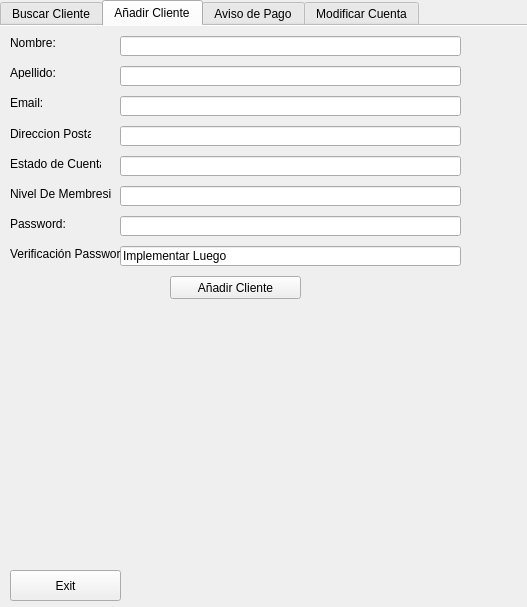
<?xml version="1.0" encoding="UTF-8"?>
<ui version="4.0">
 <class>EmployeePage</class>
 <widget class="QDialog" name="EmployeePage">
  <property name="geometry">
   <rect>
    <x>0</x>
    <y>0</y>
    <width>527</width>
    <height>607</height>
   </rect>
  </property>
  <property name="windowTitle">
   <string>Employee Page</string>
  </property>
  <widget class="QTabWidget" name="tabWidget">
   <property name="geometry">
    <rect>
     <x>0</x>
     <y>0</y>
     <width>531</width>
     <height>571</height>
    </rect>
   </property>
   <property name="currentIndex">
    <number>1</number>
   </property>
   <property name="documentMode">
    <bool>true</bool>
   </property>
   <property name="tabBarAutoHide">
    <bool>false</bool>
   </property>
   <widget class="QWidget" name="tabSearchClient">
    <attribute name="title">
     <string>Buscar Cliente</string>
    </attribute>
    <widget class="QLabel" name="label_2">
     <property name="geometry">
      <rect>
       <x>10</x>
       <y>60</y>
       <width>47</width>
       <height>13</height>
      </rect>
     </property>
     <property name="text">
      <string>Nombre:</string>
     </property>
    </widget>
    <widget class="QLabel" name="label_3">
     <property name="geometry">
      <rect>
       <x>10</x>
       <y>90</y>
       <width>47</width>
       <height>13</height>
      </rect>
     </property>
     <property name="text">
      <string>Apellido:</string>
     </property>
    </widget>
    <widget class="QLabel" name="label_4">
     <property name="geometry">
      <rect>
       <x>10</x>
       <y>30</y>
       <width>47</width>
       <height>13</height>
      </rect>
     </property>
     <property name="text">
      <string>Email:</string>
     </property>
    </widget>
    <widget class="QLabel" name="label_5">
     <property name="geometry">
      <rect>
       <x>10</x>
       <y>120</y>
       <width>81</width>
       <height>16</height>
      </rect>
     </property>
     <property name="text">
      <string>Direccion Postal:</string>
     </property>
    </widget>
    <widget class="QLineEdit" name="clientNameLine">
     <property name="geometry">
      <rect>
       <x>110</x>
       <y>60</y>
       <width>321</width>
       <height>20</height>
      </rect>
     </property>
     <property name="readOnly">
      <bool>true</bool>
     </property>
    </widget>
    <widget class="QLineEdit" name="clientLastNameLine">
     <property name="geometry">
      <rect>
       <x>110</x>
       <y>90</y>
       <width>321</width>
       <height>20</height>
      </rect>
     </property>
     <property name="readOnly">
      <bool>true</bool>
     </property>
    </widget>
    <widget class="QLineEdit" name="clientEmailLine">
     <property name="geometry">
      <rect>
       <x>110</x>
       <y>30</y>
       <width>321</width>
       <height>20</height>
      </rect>
     </property>
     <property name="readOnly">
      <bool>false</bool>
     </property>
    </widget>
    <widget class="QLineEdit" name="clientAddressLine">
     <property name="geometry">
      <rect>
       <x>110</x>
       <y>120</y>
       <width>321</width>
       <height>20</height>
      </rect>
     </property>
     <property name="readOnly">
      <bool>true</bool>
     </property>
    </widget>
    <widget class="QLineEdit" name="accStateLine">
     <property name="geometry">
      <rect>
       <x>110</x>
       <y>150</y>
       <width>321</width>
       <height>20</height>
      </rect>
     </property>
     <property name="readOnly">
      <bool>true</bool>
     </property>
    </widget>
    <widget class="QLabel" name="label_7">
     <property name="geometry">
      <rect>
       <x>10</x>
       <y>150</y>
       <width>101</width>
       <height>16</height>
      </rect>
     </property>
     <property name="text">
      <string>Estado de Cuenta:</string>
     </property>
    </widget>
    <widget class="QPushButton" name="search">
     <property name="geometry">
      <rect>
       <x>210</x>
       <y>230</y>
       <width>101</width>
       <height>23</height>
      </rect>
     </property>
     <property name="text">
      <string>Buscar Cliente</string>
     </property>
    </widget>
    <widget class="QLabel" name="label_9">
     <property name="geometry">
      <rect>
       <x>10</x>
       <y>180</y>
       <width>101</width>
       <height>16</height>
      </rect>
     </property>
     <property name="text">
      <string>Nivel de Membresía:</string>
     </property>
    </widget>
    <widget class="QLineEdit" name="memTierLine">
     <property name="geometry">
      <rect>
       <x>110</x>
       <y>180</y>
       <width>321</width>
       <height>20</height>
      </rect>
     </property>
     <property name="readOnly">
      <bool>true</bool>
     </property>
    </widget>
   </widget>
   <widget class="QWidget" name="tabAddClient">
    <attribute name="title">
     <string>Añadir Cliente</string>
    </attribute>
    <widget class="QLabel" name="LastNamLabelEmp">
     <property name="geometry">
      <rect>
       <x>10</x>
       <y>40</y>
       <width>47</width>
       <height>13</height>
      </rect>
     </property>
     <property name="text">
      <string>Apellido:</string>
     </property>
    </widget>
    <widget class="QLabel" name="NameLabelEmp">
     <property name="geometry">
      <rect>
       <x>10</x>
       <y>10</y>
       <width>47</width>
       <height>13</height>
      </rect>
     </property>
     <property name="text">
      <string>Nombre:</string>
     </property>
    </widget>
    <widget class="QLabel" name="AddressLabelEmp">
     <property name="geometry">
      <rect>
       <x>10</x>
       <y>100</y>
       <width>81</width>
       <height>16</height>
      </rect>
     </property>
     <property name="text">
      <string>Direccion Postal:</string>
     </property>
    </widget>
    <widget class="QLabel" name="AccStateLabelEmp">
     <property name="geometry">
      <rect>
       <x>10</x>
       <y>130</y>
       <width>91</width>
       <height>16</height>
      </rect>
     </property>
     <property name="text">
      <string>Estado de Cuenta:</string>
     </property>
    </widget>
    <widget class="QLineEdit" name="clientAccState">
     <property name="geometry">
      <rect>
       <x>120</x>
       <y>130</y>
       <width>341</width>
       <height>20</height>
      </rect>
     </property>
     <property name="readOnly">
      <bool>false</bool>
     </property>
    </widget>
    <widget class="QLineEdit" name="addClientAddress">
     <property name="geometry">
      <rect>
       <x>120</x>
       <y>100</y>
       <width>341</width>
       <height>20</height>
      </rect>
     </property>
     <property name="readOnly">
      <bool>false</bool>
     </property>
    </widget>
    <widget class="QLabel" name="EmailLabelEmp">
     <property name="geometry">
      <rect>
       <x>10</x>
       <y>70</y>
       <width>47</width>
       <height>13</height>
      </rect>
     </property>
     <property name="text">
      <string>Email:</string>
     </property>
    </widget>
    <widget class="QLineEdit" name="addClientName">
     <property name="geometry">
      <rect>
       <x>120</x>
       <y>10</y>
       <width>341</width>
       <height>20</height>
      </rect>
     </property>
     <property name="readOnly">
      <bool>false</bool>
     </property>
    </widget>
    <widget class="QLineEdit" name="addClientEmail">
     <property name="geometry">
      <rect>
       <x>120</x>
       <y>70</y>
       <width>341</width>
       <height>20</height>
      </rect>
     </property>
     <property name="readOnly">
      <bool>false</bool>
     </property>
    </widget>
    <widget class="QLineEdit" name="addClientLastName">
     <property name="geometry">
      <rect>
       <x>120</x>
       <y>40</y>
       <width>341</width>
       <height>20</height>
      </rect>
     </property>
     <property name="readOnly">
      <bool>false</bool>
     </property>
    </widget>
    <widget class="QPushButton" name="addClientButton">
     <property name="geometry">
      <rect>
       <x>170</x>
       <y>250</y>
       <width>131</width>
       <height>23</height>
      </rect>
     </property>
     <property name="text">
      <string>Añadir Cliente</string>
     </property>
    </widget>
    <widget class="QLabel" name="label_8">
     <property name="geometry">
      <rect>
       <x>10</x>
       <y>160</y>
       <width>101</width>
       <height>16</height>
      </rect>
     </property>
     <property name="text">
      <string>Nivel De Membresia:</string>
     </property>
    </widget>
    <widget class="QLineEdit" name="addMemTier">
     <property name="geometry">
      <rect>
       <x>120</x>
       <y>160</y>
       <width>341</width>
       <height>20</height>
      </rect>
     </property>
     <property name="readOnly">
      <bool>false</bool>
     </property>
    </widget>
    <widget class="QLineEdit" name="addPassword">
     <property name="geometry">
      <rect>
       <x>120</x>
       <y>190</y>
       <width>341</width>
       <height>20</height>
      </rect>
     </property>
     <property name="readOnly">
      <bool>false</bool>
     </property>
    </widget>
    <widget class="QLabel" name="label_10">
     <property name="geometry">
      <rect>
       <x>10</x>
       <y>190</y>
       <width>101</width>
       <height>16</height>
      </rect>
     </property>
     <property name="text">
      <string>Password:</string>
     </property>
    </widget>
    <widget class="QLineEdit" name="addPassword2">
     <property name="geometry">
      <rect>
       <x>120</x>
       <y>220</y>
       <width>341</width>
       <height>20</height>
      </rect>
     </property>
     <property name="text">
      <string>Implementar Luego</string>
     </property>
     <property name="readOnly">
      <bool>false</bool>
     </property>
    </widget>
    <widget class="QLabel" name="label_11">
     <property name="geometry">
      <rect>
       <x>10</x>
       <y>220</y>
       <width>111</width>
       <height>16</height>
      </rect>
     </property>
     <property name="text">
      <string>Verificación Password:</string>
     </property>
    </widget>
   </widget>
   <widget class="QWidget" name="noticeOfPayment">
    <attribute name="title">
     <string>Aviso de Pago</string>
    </attribute>
    <widget class="QLabel" name="rLabel">
     <property name="geometry">
      <rect>
       <x>20</x>
       <y>20</y>
       <width>101</width>
       <height>41</height>
      </rect>
     </property>
     <property name="text">
      <string>Email:</string>
     </property>
    </widget>
    <widget class="QLineEdit" name="rEmail">
     <property name="geometry">
      <rect>
       <x>90</x>
       <y>30</y>
       <width>331</width>
       <height>20</height>
      </rect>
     </property>
    </widget>
    <widget class="QPushButton" name="rButton">
     <property name="geometry">
      <rect>
       <x>200</x>
       <y>80</y>
       <width>75</width>
       <height>23</height>
      </rect>
     </property>
     <property name="text">
      <string>Referir</string>
     </property>
    </widget>
   </widget>
   <widget class="QWidget" name="tab">
    <attribute name="title">
     <string>Modificar Cuenta</string>
    </attribute>
   </widget>
  </widget>
  <widget class="QPushButton" name="returnMain">
   <property name="geometry">
    <rect>
     <x>10</x>
     <y>570</y>
     <width>111</width>
     <height>31</height>
    </rect>
   </property>
   <property name="text">
    <string>Exit</string>
   </property>
  </widget>
 </widget>
 <resources/>
 <connections/>
</ui>
